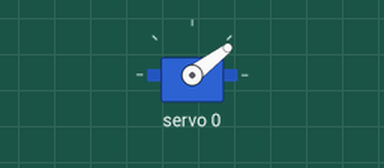
This sketch was run on a simulated Arduino Uno, built with avr-gcc and run on an emulated ATmega328P. Parts: servo. What the sketch prints to the serial monitor is not drawn.

Above: at 0.05 s.
At 0.3 s:
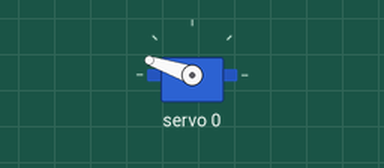
At 0.8 s:
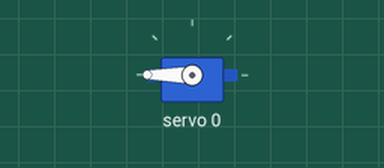
At 1.6 s:
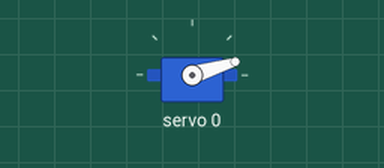
Timing chart, 0 to 3.8 s (numbered marks = the images above):
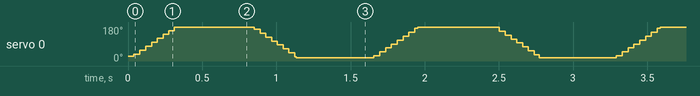

The sketch:

set_servo_pos.ino
```cpp
#include <Wire.h>
#include <Adafruit_PWMServoDriver.h>

// called this way, it uses the default address 0x40
Adafruit_PWMServoDriver pwm = Adafruit_PWMServoDriver();
// you can also call it with a different address you want
//Adafruit_PWMServoDriver pwm = Adafruit_PWMServoDriver(0x41);

// Depending on your servo make, the pulse width min and max may vary, you
// want these to be as small/large as possible without hitting the hard stop
// for max range. You'll have to tweak them as necessary to match the servos you
// have!
#define SERVOMIN  175 // this is the 'minimum' pulse length count (out of 4096)
#define SERVOMAX  600 // this is the 'maximum' pulse length count (out of 4096)

// our servo # counter
uint8_t servonum = 0;

void setup() {
  Serial.begin(9600);
  Serial.println("16 channel Servo test!");

  pwm.begin();

  pwm.setPWMFreq(60);  // Analog servos run at ~60 Hz updates
}

// you can use this function if you'd like to set the pulse length in seconds
// e.g. setServoPulse(0, 0.001) is a ~1 millisecond pulse width. its not precise!
void setServoPulse(uint8_t n, double pulse) {
  double pulselength;

  pulselength = 1000000;   // 1,000,000 us per second
  pulselength /= 60;   // 60 Hz
  Serial.print(pulselength); Serial.println(" us per period");
  pulselength /= 4096;  // 12 bits of resolution
  Serial.print(pulselength); Serial.println(" us per bit");
  pulse *= 1000;
  pulse /= pulselength;
  Serial.println(pulse);
  pwm.setPWM(n, 0, pulse);
}

void loop() {
  // Drive each servo one at a time
  Serial.println(servonum);
  for (uint16_t pulselen = SERVOMIN; pulselen < SERVOMAX; pulselen++) {
    pwm.setPWM(servonum, 0, pulselen);
  }
  delay(500);
  for (uint16_t pulselen = SERVOMAX; pulselen > SERVOMIN; pulselen--) {
    pwm.setPWM(servonum, 0, pulselen);
  }
  delay(500);

  if (servonum > 15) servonum = 0;
}
```
